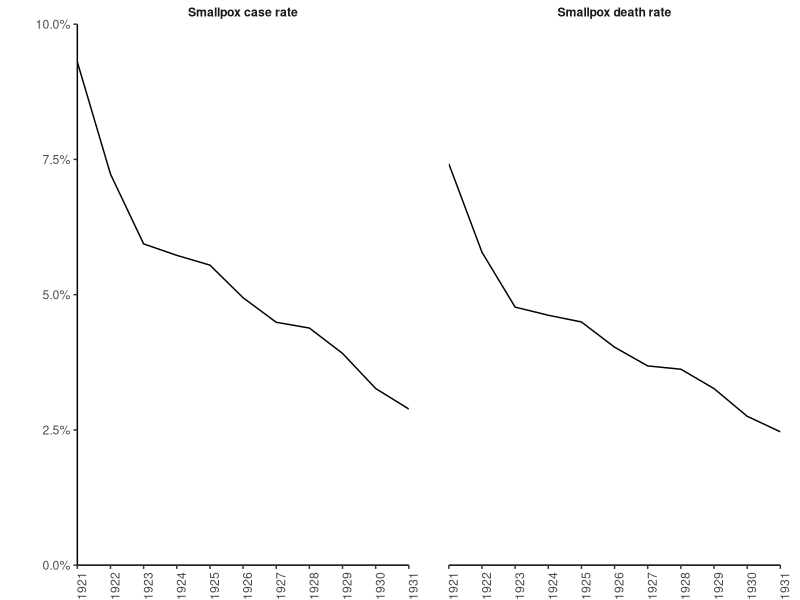
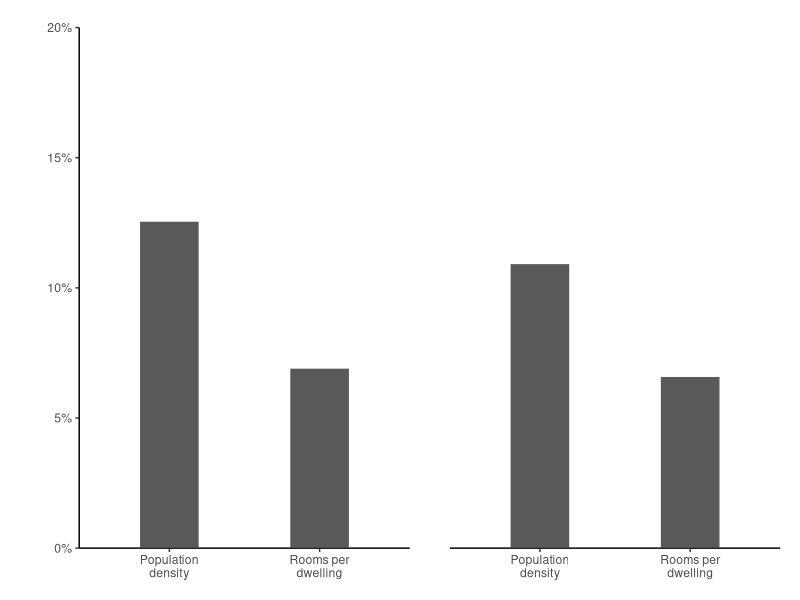
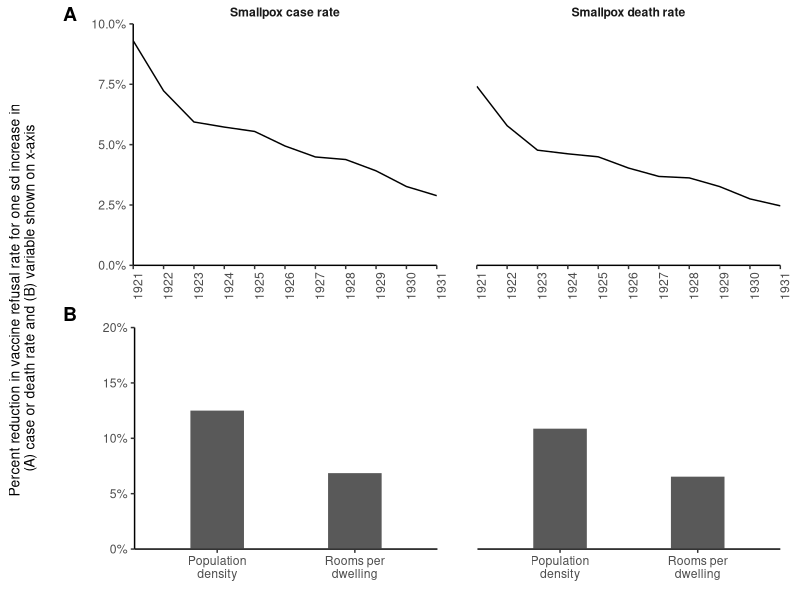

The R script that drew these images, in order: (Note: this script raises an error after producing the figures.)
# Creates Figure 7

# One sd change effect over years for wards, CR and DR.
# Second row is static variables, sd change effect.
# Non-linear only.

rm(list = ls())
library(readxl) # For reading in data from Excel
library(ggplot2)
library(cowplot)
library(dplyr) # for SQL-like joins
library(stringr) # for the function str_wrap()

yrs <- 1:11
yrs_text <- yrs + 1920

# Read in results from fractional regression from file
fracreg_df <- read_excel(path = "2024-Cite-Malade-Smallpox/Results_DR_CR_fracreg_COV_1314_1921.xlsx")

## Create line plot for upper panel Fig 3 ###
all_results <- fracreg_df

# Use factor levels and labels to set up experience variable ordering and display labels
Exp_var <- unique(all_results$Experience_variable)
all_results$Experience_variable <- factor(all_results$Experience_variable,
                                          levels = Exp_var,
                                          labels = gsub(pattern = "_", replacement = " ", x = Exp_var))

# Remove cases and deaths and re-label rates
all_results <- subset(all_results, Model == "fracreg_1314")

all_results$Deaths_cases <- factor(all_results$Deaths_cases, levels = c("cases","Deaths"),
                                   labels = c("Smallpox case rate","Smallpox death rate"))

all_results <- subset(all_results,Time_varying == T) # moved this here as wasn't running in ggplot

# Construct Fig 7a
fig_7a <- ggplot(all_results) + 
  geom_line(aes(x = Year, y = - SD_change_effect)) +
  scale_x_continuous(name = NULL, breaks = yrs_text) + 
  scale_y_continuous(name = " ", labels = scales::percent) +
  coord_cartesian(ylim = c(0, .1), expand = F) + # Get axes to cross at zero on y-axis
  facet_grid(~ Deaths_cases) + 
  theme_classic() + 
  theme(strip.background = element_blank(), 
        strip.text = element_text(face = "bold"),
        legend.margin=margin(c(0,10,0,5)), # top, right, bottom, left
        plot.margin=grid::unit(c(0,5,0,5), "mm"),
        axis.title.y = element_text(size = 8),
        axis.text.x = element_text(angle = 90),
        #axis.text.x = element_text( vjust = 0.5, hjust=1),
        #        plot.margin = unit(c(1,0.5,0.5,0.5), "cm"), # top, right, bottom, left
        panel.spacing = unit(2, "lines"),
        legend.position="none")
fig_7a

## Create bar chart for lower panel Fig 7 ###

all_results_bar <-   fracreg_df
static_variables <- c("Rooms_per_house_1921","Persons_per_acre_1921")
all_results_bar <- subset(all_results_bar, Model == "fracreg_1314")

# Use factor levels and labels to set up experience variable ordering and display labels
Exp_var <- unique(all_results_bar$Experience_variable)
all_results_bar$Experience_variable <- factor(all_results_bar$Experience_variable,
                                              levels = Exp_var,
                                              labels = gsub(pattern = "_", replacement = " ", x = Exp_var))
all_results_bar$Deaths_cases <- factor(all_results_bar$Deaths_cases, levels = c("cases","Deaths"),
                                   labels = c("Smallpox case rate","Smallpox death rate"))
# Construct Fig 7b
# Marginal effects on the y-axis
static_variables_results <- filter(all_results_bar, Variable_name %in% static_variables)
static_variables_results$Variable_name <- factor(static_variables_results$Variable_name,
                                                 levels = static_variables,
                                                 labels = c("Population density","Rooms per dwelling"))
# SD_change_effect on the y-axis
fig_7b <- ggplot(static_variables_results) + 
  geom_col(aes(x = Variable_name, 
               y = - SD_change_effect),
           position = position_dodge(width = 0.5),
           width = 0.4,
           colour = "white") +
  scale_y_continuous(name = "",
                     labels = scales::percent_format(accuracy = 5L), limits = c(0,0.2),
                     expand = expansion(mult = c(0, 0))) +
  scale_x_discrete("", labels = function(x) str_wrap(x, width = 10)) +
  facet_wrap(~ Deaths_cases) + 
  theme_classic() + theme(axis.line=element_line(),
                          strip.background = element_blank(),
                          strip.text = element_blank(),
                          legend.margin=margin(c(0,5,0,5)), # top, right, bottom, left
                          axis.title.y = element_text(hjust = -0.4), # fiddle to get axis text across both plots
                          panel.spacing = unit(2, "lines"),
                          plot.margin=grid::unit(c(7,5,0,7), "mm"), # top, right, bottom, left
                          legend.position="none")
fig_7b

# Create full-height y-axis label
title <- ggdraw() + 
  draw_label(
    "Percent reduction in vaccine refusal rate for one sd increase in\n (A) case or death rate and (B) variable shown on x-axis",
    size = 10,
    x = 0,
    vjust = 0,
    angle = 90
  ) +
  theme(
    # add margin on the left of the drawing canvas,
    # so title is aligned with left edge of first plot
    plot.margin = margin(0, 0, 0, 25)
  )

right_panel <- plot_grid(fig_7a, fig_7b, labels = c('A', 'B'), ncol = 1)
fig_7 <- plot_grid(title, right_panel, ncol = 2, rel_widths = c(0.07,0.93))
fig_7

ggsave(filename = paste0("Figure_7.pdf"), plot = fig_7, path = "2024-Cite-Malade-Smallpox/Smallpox_Figs", width = 18, height = 11.5, units = "cm")
ggsave(filename = paste0("Figure_7.png"), plot = fig_7, path = "2024-Cite-Malade-Smallpox/Smallpox_Figs", width = 18, height = 11.5, units = "cm")
ggsave(filename = paste0("Figure_7.eps"), plot = fig_7, path = "2024-Cite-Malade-Smallpox/Smallpox_Figs", width = 18, height = 11.5, units = "cm")
